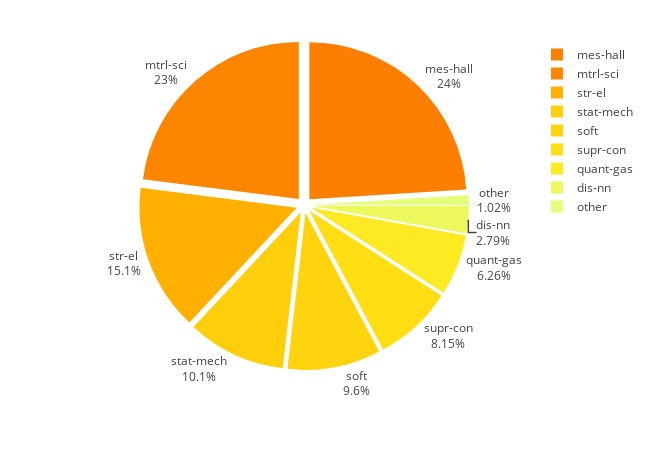

The code cell stored with this chart in its notebook:
### Code cell
subsections_ratio(section, year)

### Figure 1 — Plotly figure (JSON) as saved in the notebook; plotly's stock layout.template omitted (floating-point values rounded to 4 significant figures)
{"data": [{"hoverinfo": "text+value", "labels": ["mes-hall", "mtrl-sci", "str-el", "stat-mech", "soft", "supr-con", "quant-gas", "dis-nn", "other"], "marker": {"colors": ["#fc7f00", "#fd8500", "#ffb000", "#ffcf0b", "#ffd30d", "#ffde14", "#fdea23", "#ecf85d", "#e4ff7a"]}, "pull": 0.05, "text": ["Mesoscale and Nanoscale Physics", "Materials Science", "Strongly Correlated Electrons", "Statistical Mechanics", "Soft Condensed Matter", "Superconductivity", "Quantum Gases", "Disordered Systems and Neural Networks", "Other Condensed Matter"], "textinfo": "label+percent", "textposition": "outside", "type": "pie", "values": [3454, 3306, 2169, 1456, 1381, 1172, 901, 402, 147]}], "layout": {"height": 450, "margin": {"t": 40}, "width": 650}}
